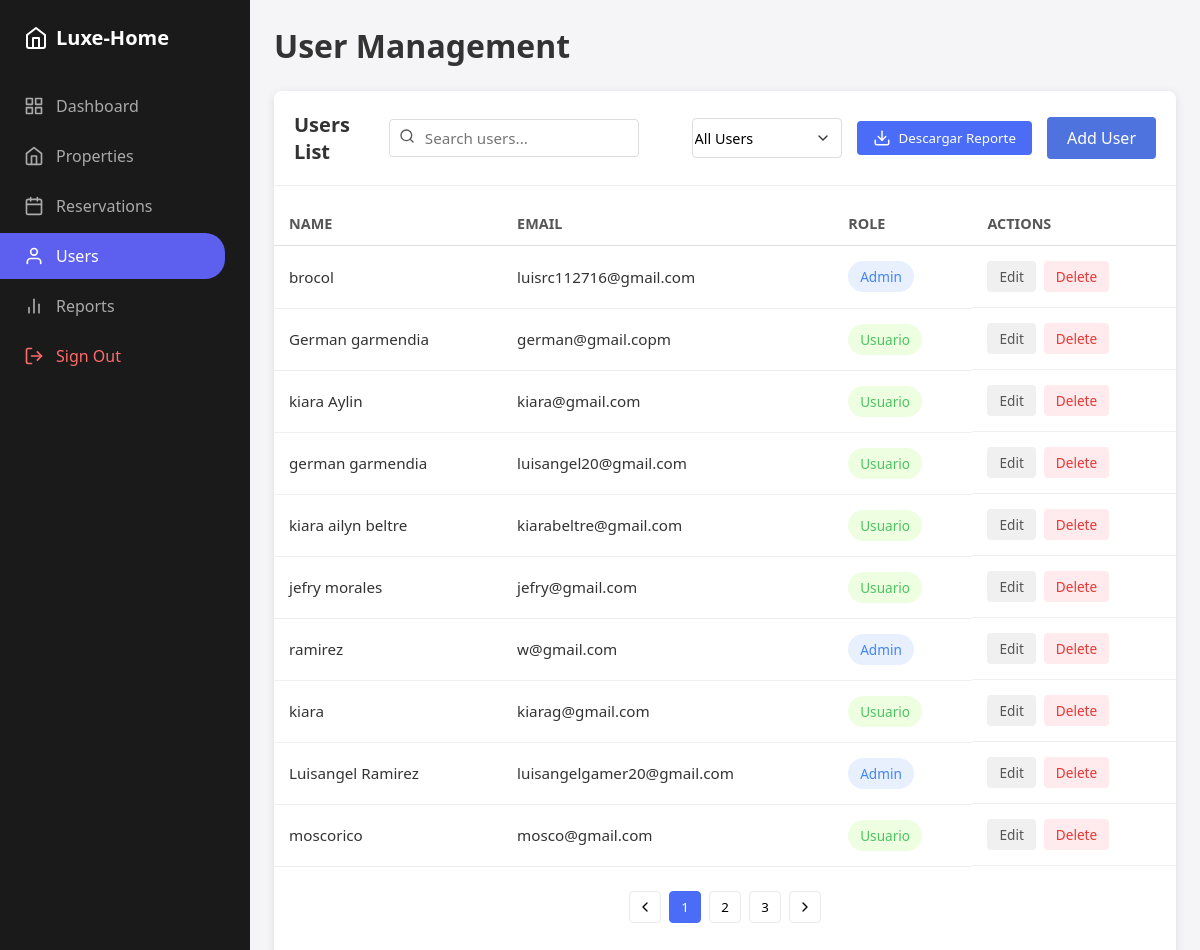
/Admin/user.php, run on the app's committed database.
### tables this page shows
CREATE TABLE `usuarios` (
  `id` int(11) NOT NULL,
  `nombre` varchar(100) NOT NULL,
  `email` varchar(100) NOT NULL,
  `password` varchar(255) NOT NULL,
  `created_at` timestamp NOT NULL DEFAULT current_timestamp(),
  `rol` varchar(50) NOT NULL DEFAULT 'usuario',
  `telefono` varchar(20) DEFAULT NULL
);

### Admin/user.php (the view, shortened to what this page needs)
<?php
include 'PHP/conexion.php';
$query = "SELECT * FROM usuarios";
$result = $conn->query($query);
?>
<!DOCTYPE html>
<html lang="es">
<head>
    <link rel="stylesheet" href="css/dashboard.css">
    <link rel="stylesheet" href="css/users.css">
</head>
<body>
    <aside class="sidebar">
        <div class="logo">
            <svg xmlns="http://www.w3.org/2000/svg" width="24" height="24" viewBox="0 0 24 24" fill="none"
                stroke="currentColor" stroke-width="2" stroke-linecap="round" stroke-linejoin="round">
                <path d="M3 9l9-7 9 7v11a2 2 0 0 1-2 2H5a2 2 0 0 1-2-2z"></path>
                <polyline points="9 22 9 12 15 12 15 22"></polyline>
            </svg>
            Luxe-Home
        </div>
        <nav>
            <a href="dashboard.php" class="nav-item">
                Dashboard
            </a>
            <a href="propiedades.php" class="nav-item">
                <svg xmlns="http://www.w3.org/2000/svg" width="20" height="20" viewBox="0 0 24 24" fill="none"
                    stroke="currentColor" stroke-width="2" stroke-linecap="round" stroke-linejoin="round">
                    <path d="M3 9l9-7 9 7v11a2 2 0 0 1-2 2H5a2 2 0 0 1-2-2z"></path>
                    <polyline points="9 22 9 12 15 12 15 22"></polyline>
                </svg>
                Properties
            </a>
            <a href="reservasiones.php" class="nav-item">
                Reservations
            </a>
            <a href="user.php" class="nav-item active">
                <svg xmlns="http://www.w3.org/2000/svg" width="20" height="20" viewBox="0 0 24 24" fill="none"
                    stroke="currentColor" stroke-width="2" stroke-linecap="round" stroke-linejoin="round">
                    <path d="M20 21v-2a4 4 0 0 0-4-4H8a4 4 0 0 0-4 4v2"></path>
                    <circle cx="12" cy="7" r="4"></circle>
                </svg>
                Users
            </a>
            <a href="reports.php" class="nav-item">
                <svg xmlns="http://www.w3.org/2000/svg" width="20" height="20" viewBox="0 0 24 24" fill="none"
                    stroke="currentColor" stroke-width="2" stroke-linecap="round" stroke-linejoin="round">
                    <line x1="18" y1="20" x2="18" y2="10"></line>
                    <line x1="12" y1="20" x2="12" y2="4"></line>
                    <line x1="6" y1="20" x2="6" y2="14"></line>
                </svg>
                Reports
            </a>
            <a href="index.php" class="nav-item logout">
                Sign Out
            </a>
        </nav>
    </aside>
    <main class="main-content">
        <div class="header">
            <h1>User Management</h1>
        </div>
        <div class="card">
            <div class="card-header">
                <div class="buscador">
                    <h2 class="card-title">Users List</h2>
                </div>
                <div class="card-actions">
                    <div class="filter-container">
                        <select id="roleFilter" class="role-filter">
                            <option value="all">All Users</option>
                        </select>
                    </div>
                    <button id="downloadContactReport" class="download-btn">
                        Descargar Reporte
                    </button>
                    <button class="btn btn-primary" id="addUserBtn">Add User</button>
                </div>
            </div>
            <div class="users-table">
                <table>
                    <thead>
                        <tr>
                            <th>NAME</th>
                            <th>EMAIL</th>
                            <th>ROLE</th>
                            <th>ACTIONS</th>
                        </tr>
                    </thead>
                    <tbody>
                        <?php while ($row = $result->fetch_assoc()): ?>
                            <tr data-role="<?= $row['rol'] ?>">
                                <td><?= $row['nombre'] ?></td>
                                <td><?= $row['email'] ?></td>
                                <td><span class="role-badge <?= $row['rol'] ?>"><?= ucfirst($row['rol']) ?></span></td>
                                <td class="actions">
                                    <button class="btn-edit" data-id="<?= $row['id'] ?>">Edit</button>
                                    <button class="btn-delete" data-id="<?= $row['id'] ?>">Delete</button>
                                </td>
                            </tr>
                        <?php endwhile; ?>
                    </tbody>
                </table>
            </div>
            <div class="pagination">
                    <button class="pagination-btn prev">
                        <svg xmlns="http://www.w3.org/2000/svg" width="16" height="16" viewBox="0 0 24 24" fill="none"
                            stroke="currentColor" stroke-width="2" stroke-linecap="round" stroke-linejoin="round">
                            <polyline points="15 18 9 12 15 6"></polyline>
                        </svg>
                    </button>
                    <div class="page-numbers">
                    </div>
                    <button class="pagination-btn next">
                        <svg xmlns="http://www.w3.org/2000/svg" width="16" height="16" viewBox="0 0 24 24" fill="none"
                            stroke="currentColor" stroke-width="2" stroke-linecap="round" stroke-linejoin="round">
                            <polyline points="9 18 15 12 9 6"></polyline>
                        </svg>
                    </button>
            </div>
        </div>
    </main>
</body>
</html>

### Admin/css/dashboard.css (style rules this page uses)
:root { --primary-color: #5D5FEF; --secondary-color: #F5F5F7; --success-color: #4CAF50; --danger-color: #f44336; --warning-color: #FFB84D; --text-color: #333333; --light-text: #666666; --border-radius: 8px; --shadow: 0 2px 10px rgba(0, 0, 0, 0.1); }
* { margin: 0; padding: 0; box-sizing: border-box; font-family: 'Segoe UI', Tahoma, Geneva, Verdana, sans-serif; }
body { background-color: #f5f5f7; color: var(--text-color); display: flex; min-height: 100vh; }
.sidebar { width: 250px; background-color: #1a1a1a; color: white; padding: 1.5rem 0; }
.logo { display: flex; align-items: center; padding: 0 1.5rem; margin-bottom: 2rem; font-size: 1.25rem; font-weight: 600; }
.logo svg { margin-right: 0.5rem; }
.nav-item { display: flex; align-items: center; padding: 0.75rem 1.5rem; color: #aaa; text-decoration: none; transition: all 0.3s; margin-bottom: 0.25rem; }
.nav-item svg { margin-right: 0.75rem; }
.nav-item.active { background-color: var(--primary-color); color: white; border-radius: 0 20px 20px 0; width: 90%; }
.logout { color: #ff6b6b; margin-top: auto; }
.main-content { flex: 1; padding: 1.5rem; overflow-y: auto; }
.header { margin-bottom: 1.5rem; }
.card { background-color: white; border-radius: var(--border-radius); box-shadow: var(--shadow); height: 100%; }
.card-header { padding: 1.25rem; border-bottom: 1px solid #eee; display: flex; justify-content: space-between; align-items: center; }
.card-title { font-weight: 600; font-size: 1.25rem; }
.download-btn { display: flex; align-items: center; gap: 8px; background-color: #4a6cf7; color: white; border: none; padding: 8px 16px; border-radius: 4px; font-weight: 500; cursor: pointer; transition: background-color 0.2s; }
.btn { padding: 0.75rem 1.5rem; border: none; border-radius: var(--border-radius); font-size: 1rem; cursor: pointer; transition: background-color 0.3s; }
.btn-primary { background-color: var(--primary-color); color: white; }

### Admin/css/users.css (style rules this page uses)
.users-table { width: 100%; overflow-x: auto; }
table { width: 100%; border-collapse: collapse; margin-top: 1rem; }
th { text-align: left; padding: 12px 15px; border-bottom: 1px solid #e0e0e0; color: #555; font-weight: 600; font-size: 0.9rem; }
td { padding: 15px; border-bottom: 1px solid #f0f0f0; font-size: 0.95rem; }
.role-badge { padding: 6px 12px; border-radius: 20px; font-size: 0.85rem; font-weight: 500; display: inline-block; }
.admin { background-color: #e8f0fe; color: #4285f4; }
.usuario { background-color: #eefee0; color: #4cc460; }
.card-actions { display: flex; align-items: center; gap: 15px; }
.filter-container { position: relative; }
.role-filter { padding: 8px 12px; border-radius: 4px; border: 1px solid #ddd; background-color: white; font-size: 0.9rem; min-width: 150px; }
.actions { display: flex; gap: 8px; }
.btn-edit, .btn-delete { padding: 6px 12px; border-radius: 4px; font-size: 0.85rem; cursor: pointer; border: none; transition: background-color 0.2s; }
.btn-edit { background-color: #f0f0f0; color: #555; }
.btn-delete { background-color: #ffebee; color: #e53935; }
.download-btn { display: flex; align-items: center; gap: 8px; background-color: #4a6cf7; color: white; border: none; padding: 8px 16px; border-radius: 4px; font-weight: 500; cursor: pointer; transition: background-color 0.2s; }
input[type="text"], input[type="email"], input[type="password"], input[type="tel"], select { width: 100%; padding: 10px; border: 1px solid #ddd; border-radius: 4px; box-sizing: border-box; font-size: 0.95rem; transition: border-color 0.3s; }
select { height: 40px; appearance: none; background-repeat: no-repeat; background-position: right 10px center; background-size: 16px; padding-right: 30px !important; padding: 2px !important; }
.btn { padding: 10px 20px; border: none; border-radius: 4px; cursor: pointer; font-weight: 500; transition: background-color 0.2s, transform 0.1s; }
.btn-primary { background-color: #4e73df; color: white; }
.buscador { display: flex; justify-content: space-between; width: 40%; gap: 30px; }
.pagination { display: flex; justify-content: center; align-items: center; margin-top: 24px; gap: 8px; }
.pagination-btn { display: flex; align-items: center; justify-content: center; width: 32px; height: 32px; border: 1px solid #eaeaea; background-color: white; border-radius: 4px; cursor: pointer; }
.page-numbers { display: flex; gap: 8px; }

### data on the page
usuarios: nombre "brocol", email "luisrc112716@gmail.com", rol "Admin"
usuarios: nombre "German garmendia", email "german@gmail.copm", rol "Usuario"
usuarios: nombre "kiara Aylin", email "kiara@gmail.com", rol "Usuario"
usuarios: nombre "german garmendia", email "luisangel20@gmail.com", rol "Usuario"
usuarios: nombre "kiara ailyn beltre", email "kiarabeltre@gmail.com", rol "Usuario"
usuarios: nombre "jefry morales", email "jefry@gmail.com", rol "Usuario"
usuarios: nombre "ramirez", email "w@gmail.com", rol "Admin"
usuarios: nombre "kiara", email "kiarag@gmail.com", rol "Usuario"
usuarios: nombre "Luisangel Ramirez", email "luisangelgamer20@gmail.com", rol "Admin"
usuarios: nombre "moscorico", email "mosco@gmail.com", rol "Usuario"
